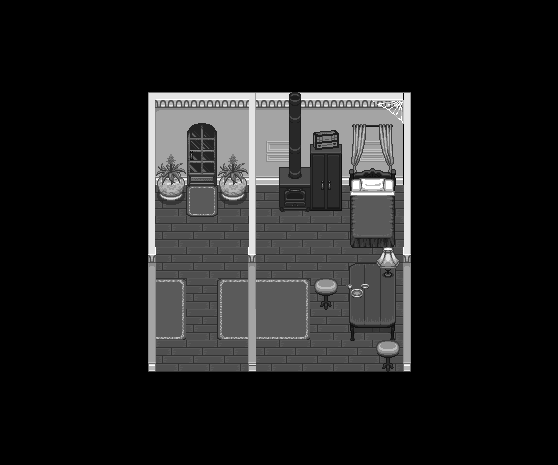

Below is a game level as drawn by its tile map, then a one-line description and the .tmx file that defines it, in full:
An orthogonal 18x15 tile map with 31x31 px tiles, 5 tile layers (Capa de patrones 0, Capa de patrones 1, Capa de patrones 2, Capa de patrones 3, ...) and 16 objects.

<map version="1.10" tiledversion="1.10.1" orientation="orthogonal" renderorder="right-down" width="18" height="15" tilewidth="31" tileheight="31" infinite="0" nextlayerid="8" nextobjectid="36">
 <tileset firstgid="1" source="OverWorld.Interiores.tsx" />
 <layer id="1" name="Capa de patrones 0" width="18" height="15">
  <data encoding="csv">
206,206,206,206,206,206,206,206,206,206,206,206,206,206,206,206,206,206,
206,206,206,206,206,206,206,206,206,206,206,206,206,206,206,206,206,206,
206,206,206,206,206,206,206,206,206,206,206,206,206,206,206,206,206,206,
206,206,206,206,206,131,132,132,132,132,132,132,133,206,206,206,206,206,
206,206,206,206,206,147,148,148,148,148,148,148,149,206,206,206,206,206,
206,206,206,206,206,163,164,164,164,164,164,164,165,206,206,206,206,206,
206,206,206,206,206,206,206,206,206,206,206,188,188,206,206,206,206,206,
206,206,206,206,206,206,206,206,206,206,206,188,188,206,206,206,206,206,
206,206,206,206,206,206,206,206,206,206,206,206,206,206,206,206,206,206,
206,206,206,206,206,188,206,188,206,188,206,206,206,206,206,206,206,206,
206,206,206,206,206,188,206,188,188,188,206,206,206,206,206,206,206,206,
206,206,206,206,206,206,206,206,206,206,206,206,206,206,206,206,206,206,
206,206,206,206,206,206,206,206,206,206,206,206,206,206,206,206,206,206,
206,206,206,206,206,206,206,206,206,206,206,206,206,206,206,206,206,206,
206,206,206,206,206,206,206,206,206,206,206,206,206,206,206,206,206,206
</data>
 </layer>
 <layer id="2" name="Capa de patrones 1" width="18" height="15">
  <data encoding="csv">
0,0,0,0,0,0,0,0,0,0,0,0,0,0,0,0,0,0,
0,0,0,0,0,0,0,0,0,0,0,0,0,0,0,0,0,0,
0,0,0,0,0,0,0,0,0,0,0,0,0,0,0,0,0,0,
0,0,0,0,195,0,0,0,0,0,0,0,0,196,0,0,0,0,
0,0,0,0,0,0,0,0,0,0,0,175,176,0,0,0,0,0,
0,0,0,0,0,0,0,0,0,0,0,191,192,0,0,0,0,0,
0,0,0,0,0,188,188,188,188,188,188,188,188,0,0,0,0,0,
0,0,0,0,0,188,188,188,188,188,188,188,188,0,0,0,0,0,
0,0,0,0,0,188,188,188,188,188,188,188,188,0,0,0,0,0,
0,0,0,0,0,256,188,254,255,256,188,188,188,0,0,0,0,0,
0,0,0,0,0,272,188,270,271,272,188,188,188,0,0,0,0,0,
0,0,0,0,0,188,188,188,188,188,188,188,188,0,0,0,0,0,
0,0,0,0,0,0,0,0,0,0,0,0,0,0,0,0,0,0,
0,0,0,0,0,0,0,0,0,0,0,0,0,0,0,0,0,0,
0,0,0,0,0,0,0,0,0,0,0,0,0,0,0,0,0,0
</data>
 </layer>
 <layer id="3" name="Capa de patrones 2" width="18" height="15">
  <data encoding="csv">
0,0,0,0,0,0,0,0,0,0,0,0,0,0,0,0,0,0,
0,0,0,0,0,0,0,0,0,0,0,0,0,0,0,0,0,0,
0,0,0,0,0,0,0,0,0,0,0,0,0,0,0,0,0,0,
0,0,0,0,0,0,0,0,196,129,0,0,0,196,0,0,0,0,
0,0,0,0,193,0,205,0,175,176,12,106,107,194,0,0,0,0,
0,0,0,0,193,120,221,120,191,192,28,122,123,194,0,0,0,0,
0,0,0,0,193,136,23,136,0,177,44,99,100,194,0,0,0,0,
0,0,0,0,193,0,0,0,0,0,0,115,116,194,0,0,0,0,
0,0,0,0,211,0,0,0,0,0,0,85,86,212,0,0,0,0,
0,0,0,0,201,0,0,0,0,0,0,101,102,202,0,0,0,0,
0,0,0,0,201,0,0,0,0,0,0,117,118,202,0,0,0,0,
0,0,0,0,217,0,0,0,0,0,0,0,0,218,0,0,0,0,
0,0,0,0,0,0,0,0,0,0,0,0,0,0,0,0,0,0,
0,0,0,0,0,0,0,0,0,0,0,0,0,0,0,0,0,0,
0,0,0,0,0,0,0,0,0,0,0,0,0,0,0,0,0,0
</data>
 </layer>
 <layer id="4" name="Capa de patrones 3" width="18" height="15">
  <data encoding="csv">
0,0,0,0,0,0,0,0,0,0,0,0,0,0,0,0,0,0,
0,0,0,0,0,0,0,0,0,0,0,0,0,0,0,0,0,0,
0,0,0,0,0,0,0,0,0,0,0,0,0,0,0,0,0,0,
0,0,0,0,0,0,0,0,0,129,0,0,316,0,0,0,0,0,
0,0,0,0,0,0,0,0,0,145,315,0,0,0,0,0,0,0,
0,0,0,0,0,0,0,0,0,161,0,83,84,0,0,0,0,0,
0,0,0,0,0,0,0,0,0,177,0,0,0,0,0,0,0,0,
0,0,0,0,0,0,0,0,0,0,0,0,0,0,0,0,0,0,
0,0,0,0,0,0,0,0,0,0,0,0,108,0,0,0,0,0,
0,0,0,0,0,0,0,0,0,0,87,55,0,0,0,0,0,0,
0,0,0,0,0,0,0,0,0,0,0,0,0,0,0,0,0,0,
0,0,0,0,0,0,0,0,0,0,0,0,87,0,0,0,0,0,
0,0,0,0,0,0,0,0,0,0,0,0,0,0,0,0,0,0,
0,0,0,0,0,0,0,0,0,0,0,0,0,0,0,0,0,0,
0,0,0,0,0,0,0,0,0,0,0,0,0,0,0,0,0,0
</data>
 </layer>
 <layer id="7" name="Capa de patrones 4" width="18" height="15">
  <data encoding="csv">
0,0,0,0,0,0,0,0,0,0,0,0,0,0,0,0,0,0,
0,0,0,0,0,0,0,0,0,0,0,0,0,0,0,0,0,0,
0,0,0,0,0,0,0,0,0,0,0,0,0,0,0,0,0,0,
0,0,0,0,0,0,0,0,0,0,0,0,0,0,0,0,0,0,
0,0,0,0,0,0,0,0,194,0,0,0,0,0,0,0,0,0,
0,0,0,0,0,0,0,0,194,0,0,0,0,0,0,0,0,0,
0,0,0,0,0,0,0,0,194,0,0,0,0,0,0,0,0,0,
0,0,0,0,0,0,0,0,194,0,0,0,0,0,0,0,0,0,
0,0,0,0,0,0,0,0,212,0,0,0,0,0,0,0,0,0,
0,0,0,0,0,0,0,0,202,0,0,0,0,0,0,0,0,0,
0,0,0,0,0,0,0,0,200,0,0,0,0,0,0,0,0,0,
0,0,0,0,0,0,0,0,216,0,0,0,0,0,0,0,0,0,
0,0,0,0,0,0,0,0,0,0,0,0,0,0,0,0,0,0,
0,0,0,0,0,0,0,0,0,0,0,0,0,0,0,0,0,0,
0,0,0,0,0,0,0,0,0,0,0,0,0,0,0,0,0,0
</data>
 </layer>
 <objectgroup id="6" name="Teletransportes">
  <object id="29" x="310" y="217" width="31" height="31">
   <properties>
    <property name="name" value="Start" />
   </properties>
  </object>
  <object id="34" x="186" y="155" width="31" height="31">
   <properties>
    <property name="name" value="Ow" />
   </properties>
  </object>
  <object id="35" x="187" y="219" width="31" height="31">
   <properties>
    <property name="name" value="StartCalle" />
   </properties>
  </object>
 </objectgroup>
 <objectgroup id="5" name="Sólidos">
  <properties>
   <property name="name" value="Solid" />
  </properties>
  <object id="18" x="155" y="0" width="248" height="93">
   <properties>
    <property name="name" value="Solid" />
   </properties>
  </object>
  <object id="20" x="155" y="372" width="248" height="93">
   <properties>
    <property name="name" value="Solid" />
   </properties>
  </object>
  <object id="21" x="248" y="93" width="31" height="186">
   <properties>
    <property name="name" value="Solid" />
   </properties>
  </object>
  <object id="22" x="248" y="341" width="31" height="31">
   <properties>
    <property name="name" value="Solid" />
   </properties>
  </object>
  <object id="23" x="310" y="279" width="31" height="31">
   <properties>
    <property name="name" value="Solid" />
   </properties>
  </object>
  <object id="24" x="341" y="248" width="62" height="93">
   <properties>
    <property name="name" value="Solid" />
   </properties>
  </object>
  <object id="25" x="372" y="341" width="31" height="31">
   <properties>
    <property name="name" value="Solid" />
   </properties>
  </object>
  <object id="26" x="341" y="93" width="62" height="155">
   <properties>
    <property name="name" value="Solid" />
   </properties>
  </object>
  <object id="27" x="279" y="93" width="62" height="124">
   <properties>
    <property name="name" value="Solid" />
   </properties>
  </object>
  <object id="30" x="124" y="93" width="31" height="279">
   <properties>
    <property name="name" value="Solid" />
   </properties>
  </object>
  <object id="31" x="155" y="93" width="31" height="93">
   <properties>
    <property name="name" value="Solid" />
   </properties>
  </object>
  <object id="32" x="217" y="93" width="31" height="93">
   <properties>
    <property name="name" value="Solid" />
   </properties>
  </object>
  <object id="33" x="186" y="93" width="31" height="62">
   <properties>
    <property name="name" value="Solid" />
   </properties>
  </object>
 </objectgroup>
</map>